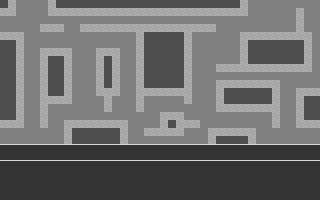

Tiled map render using the project's own tile images. Description and the whole map definition, tile-layer contents included, below:
An orthogonal 40x25 tile map with 8x8 px tiles, 2 tile layers (background, middle).

<map version="1.0" orientation="orthogonal" renderorder="right-down" width="40" height="25" tilewidth="8" tileheight="8" nextobjectid="1">
 <tileset firstgid="1" name="fightTiles" tilewidth="8" tileheight="8" tilecount="16" columns="16">
  <image source="fightTiles.png" width="128" height="8" />
 </tileset>
 <layer name="background" width="40" height="25">
  <data encoding="csv">
1,1,1,1,1,1,1,1,1,1,1,1,1,1,1,1,1,1,1,1,1,1,1,1,1,1,1,1,1,1,1,1,1,1,1,1,1,1,1,1,
1,1,1,1,1,1,1,1,1,1,1,1,1,1,1,1,1,1,1,1,1,1,1,1,1,1,1,1,1,1,1,1,1,1,1,1,1,1,1,1,
1,1,1,1,1,1,1,1,1,1,1,1,1,1,1,1,1,1,1,1,1,1,1,1,1,1,1,1,1,1,1,1,1,1,1,1,1,1,1,1,
1,1,1,1,1,1,1,1,1,1,1,1,1,1,1,1,1,1,1,1,1,1,1,1,1,1,1,1,1,1,1,1,1,1,1,1,1,1,1,1,
1,1,1,1,1,1,1,1,1,1,1,1,1,1,1,1,1,1,1,1,1,1,1,1,1,1,1,1,1,1,1,1,1,1,1,1,1,1,1,1,
1,1,1,1,1,1,1,1,1,1,1,1,1,1,1,1,1,1,1,1,1,1,1,1,1,1,1,1,1,1,1,1,1,1,1,1,1,1,1,1,
1,1,1,1,1,1,1,1,1,1,1,1,1,1,1,1,1,1,1,1,1,1,1,1,1,1,1,1,1,1,1,1,1,1,1,1,1,1,1,1,
1,1,1,1,1,1,1,1,1,1,1,1,1,1,1,1,1,1,1,1,1,1,1,1,1,1,1,1,1,1,1,1,1,1,1,1,1,1,1,1,
1,1,1,1,1,1,1,1,1,1,1,1,1,1,1,1,1,1,1,1,1,1,1,1,1,1,1,1,1,1,1,1,1,1,1,1,1,1,1,1,
1,1,1,1,1,1,1,1,1,1,1,1,1,1,1,1,1,1,1,1,1,1,1,1,1,1,1,1,1,1,1,1,1,1,1,1,1,1,1,1,
1,1,1,1,1,1,1,1,1,1,1,1,1,1,1,1,1,1,1,1,1,1,1,1,1,1,1,1,1,1,1,1,1,1,1,1,1,1,1,1,
1,1,1,1,1,1,1,1,1,1,1,1,1,1,1,1,1,1,1,1,1,1,1,1,1,1,1,1,1,1,1,1,1,1,1,1,1,1,1,1,
1,1,1,1,1,1,1,1,1,1,1,1,1,1,1,1,1,1,1,1,1,1,1,1,1,1,1,1,1,1,1,1,1,1,1,1,1,1,1,1,
1,1,1,1,1,1,1,1,1,1,1,1,1,1,1,1,1,1,1,1,1,1,1,1,1,1,1,1,1,1,1,1,1,1,1,1,1,1,1,1,
1,1,1,1,1,1,1,1,1,1,1,1,1,1,1,1,1,1,1,1,1,1,1,1,1,1,1,1,1,1,1,1,1,1,1,1,1,1,1,1,
1,1,1,1,1,1,1,1,1,1,1,1,1,1,1,1,1,1,1,1,1,1,1,1,1,1,1,1,1,1,1,1,1,1,1,1,1,1,1,1,
1,1,1,1,1,1,1,1,1,1,1,1,1,1,1,1,1,1,1,1,1,1,1,1,1,1,1,1,1,1,1,1,1,1,1,1,1,1,1,1,
1,1,1,1,1,1,1,1,1,1,1,1,1,1,1,1,1,1,1,1,1,1,1,1,1,1,1,1,1,1,1,1,1,1,1,1,1,1,1,1,
1,1,1,1,1,1,1,1,1,1,1,1,1,1,1,1,1,1,1,1,1,1,1,1,1,1,1,1,1,1,1,1,1,1,1,1,1,1,1,1,
1,1,1,1,1,1,1,1,1,1,1,1,1,1,1,1,1,1,1,1,1,1,1,1,1,1,1,1,1,1,1,1,1,1,1,1,1,1,1,1,
1,1,1,1,1,1,1,1,1,1,1,1,1,1,1,1,1,1,1,1,1,1,1,1,1,1,1,1,1,1,1,1,1,1,1,1,1,1,1,1,
1,1,1,1,1,1,1,1,1,1,1,1,1,1,1,1,1,1,1,1,1,1,1,1,1,1,1,1,1,1,1,1,1,1,1,1,1,1,1,1,
1,1,1,1,1,1,1,1,1,1,1,1,1,1,1,1,1,1,1,1,1,1,1,1,1,1,1,1,1,1,1,1,1,1,1,1,1,1,1,1,
1,1,1,1,1,1,1,1,1,1,1,1,1,1,1,1,1,1,1,1,1,1,1,1,1,1,1,1,1,1,1,1,1,1,1,1,1,1,1,1,
1,1,1,1,1,1,1,1,1,1,1,1,1,1,1,1,1,1,1,1,1,1,1,1,1,1,1,1,1,1,1,1,1,1,1,1,1,1,1,1
</data>
 </layer>
 <layer name="middle" width="40" height="25">
  <data encoding="csv">
3,2,0,0,0,0,2,3,3,3,3,3,3,3,3,3,3,3,3,3,3,3,3,3,3,3,3,3,3,3,2,0,0,0,0,0,0,0,0,0,
2,2,0,0,0,0,2,2,2,2,2,2,2,2,2,2,2,2,2,2,2,2,2,2,2,2,2,2,2,2,2,0,0,0,0,0,0,2,0,0,
0,0,0,0,0,0,0,0,0,0,0,0,0,0,0,0,0,0,0,0,0,0,0,0,0,0,0,0,0,0,0,0,0,0,0,0,0,2,0,0,
0,0,0,0,0,2,2,2,0,0,2,2,2,2,2,2,2,2,2,2,2,2,2,2,2,2,2,0,0,0,0,0,0,0,0,0,0,2,0,0,
2,2,2,0,0,0,0,0,0,0,0,0,0,0,0,0,0,2,3,3,3,3,3,2,0,0,0,0,0,0,2,2,2,2,2,2,2,2,2,0,
3,3,2,0,0,0,0,0,0,0,0,0,0,0,0,0,0,2,3,3,3,3,3,2,0,0,0,0,0,0,2,3,3,3,3,3,3,3,2,0,
3,3,2,0,0,2,2,2,2,0,0,0,2,2,2,0,0,2,3,3,3,3,3,2,0,0,0,0,0,0,2,3,3,3,3,3,3,3,2,0,
3,3,2,0,0,2,3,3,2,0,0,0,2,3,2,0,0,2,3,3,3,3,3,2,0,0,0,0,0,0,2,3,3,3,3,3,3,3,2,0,
3,3,2,0,0,2,3,3,2,0,0,0,2,3,2,0,0,2,3,3,3,3,3,2,0,0,0,2,2,2,2,2,2,2,2,2,2,2,2,0,
3,3,2,0,0,2,3,3,2,0,0,0,2,3,2,0,0,2,3,3,3,3,3,2,0,0,0,0,0,0,0,0,0,0,0,0,0,0,0,0,
3,3,2,0,0,2,3,3,2,0,0,0,2,3,2,0,0,2,3,3,3,3,3,2,0,0,0,2,2,2,2,2,2,2,2,0,0,0,0,0,
3,3,2,0,0,2,3,3,2,0,0,0,2,2,2,0,0,2,2,2,2,2,2,2,0,0,0,2,3,3,3,3,3,3,2,0,0,2,2,2,
3,3,2,0,0,2,2,2,2,0,0,0,0,2,0,0,0,2,0,0,0,0,0,2,0,0,0,2,3,3,3,3,3,3,2,0,0,2,3,3,
3,3,2,0,0,2,0,0,0,0,0,0,0,2,0,0,0,2,0,0,0,0,0,0,0,0,0,2,2,2,2,2,2,2,2,0,0,2,3,3,
3,3,2,0,0,2,0,0,0,0,0,0,0,0,0,0,0,0,0,0,2,2,2,0,0,0,0,0,0,0,0,0,0,0,2,0,0,2,3,3,
2,2,2,0,0,2,0,0,2,2,2,2,2,2,2,2,0,0,0,0,2,3,2,2,2,0,0,0,0,0,0,0,0,0,2,0,0,2,2,2,
0,0,0,0,0,0,0,0,2,3,3,3,3,3,3,2,0,0,2,2,2,2,2,0,0,0,2,2,2,2,2,2,0,0,0,0,0,0,0,0,
0,0,0,0,0,0,0,0,2,3,3,3,3,3,3,2,0,0,0,0,0,0,0,0,0,0,2,3,3,3,3,2,0,0,0,0,0,0,0,0,
8,8,8,8,8,8,8,8,8,8,8,8,8,8,8,8,8,8,8,8,8,8,8,8,8,8,8,8,8,8,8,8,8,8,8,8,8,8,8,8,
9,9,9,9,9,9,9,9,9,9,9,9,9,9,9,9,9,9,9,9,9,9,9,9,9,9,9,9,9,9,9,9,9,9,9,9,9,9,9,9,
8,8,8,8,8,8,8,8,8,8,8,8,8,8,8,8,8,8,8,8,8,8,8,8,8,8,8,8,8,8,8,8,8,8,8,8,8,8,8,8,
9,9,9,9,9,9,9,9,9,9,9,9,9,9,9,9,9,9,9,9,9,9,9,9,9,9,9,9,9,9,9,9,9,9,9,9,9,9,9,9,
9,9,9,9,9,9,9,9,9,9,9,9,9,9,9,9,9,9,9,9,9,9,9,9,9,9,9,9,9,9,9,9,9,9,9,9,9,9,9,9,
9,9,9,9,9,9,9,9,9,9,9,9,9,9,9,9,9,9,9,9,9,9,9,9,9,9,9,9,9,9,9,9,9,9,9,9,9,9,9,9,
9,9,9,9,9,9,9,9,9,9,9,9,9,9,9,9,9,9,9,9,9,9,9,9,9,9,9,9,9,9,9,9,9,9,9,9,9,9,9,9
</data>
 </layer>
</map>